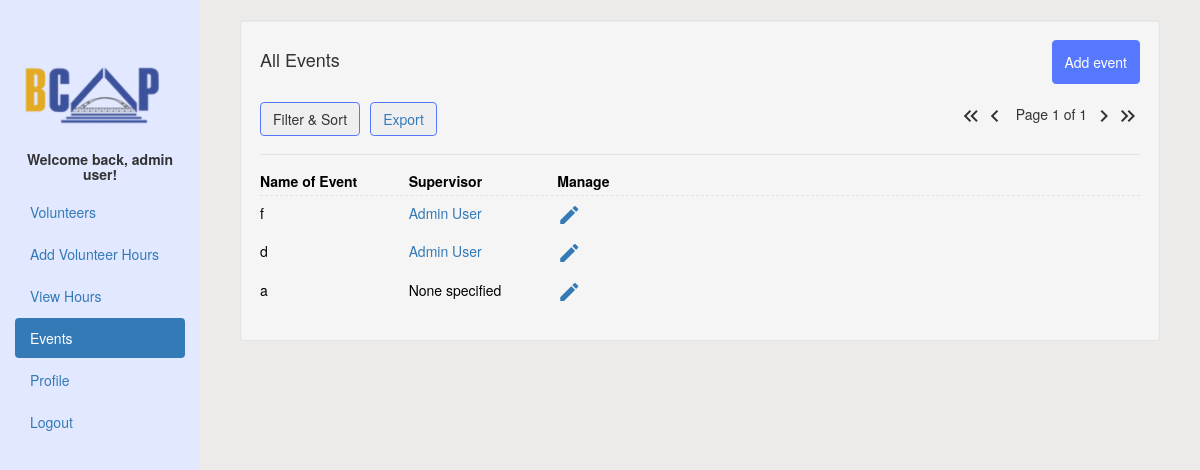
/events/ (signed in), run on the app's committed database.
### bcap373_app/models.py (models this page shows, shortened)
class EventModel(models.Model):
	name = models.CharField(max_length=256, blank=False)
	event_supervisor = models.ForeignKey(User, on_delete=models.SET_NULL, null=True, blank=True, limit_choices_to={'is_staff': True}, related_name='event_supervisor')

class Profile(models.Model):
	user = models.OneToOneField(User, on_delete=models.CASCADE)
	phone = models.CharField(max_length=20, blank=True,
		help_text="Please enter your phone number in the following format: (XXX) XXX-XXXX")
	birth_date = models.DateField(null=True, blank=True)
	waiver = models.CharField(null=True, max_length=300, help_text="If you have this user's waiver on file, please indicate this in this box (and give a link to where it can be found, e.g. on Google Drive)")
	def __str__(self):
		return "{} {}".format(self.user.first_name, self.user.last_name)

### bcap373_app/views.py (the view)
# urls.py: path('events/', views.events, name="events"),
@login_required
def events(request):
   if request.user.is_staff:
      records = EventModel.objects.all()
      myFilter = EventFilter(request.GET, queryset=records)
      records = myFilter.qs
      records = list(records)
      records.sort(key=lambda rec: rec.id, reverse=True)
      paginator = Paginator(records, settings.PAGINATOR_COUNT)
      page_number = request.GET.get('page')
      page_obj = paginator.get_page(page_number)
      return render(request, "events.html", {"page_obj" : page_obj, 'myFilter': myFilter})
   else:
      return render(request, "landing.html")

### bcap373_app/models.py (called while the page is built)
def get_user_name(self):
	uid = self.id
	profile = Profile.objects.get(id=uid)
	return str(profile).title()

### templates/events.html (shortened to what this page needs)
{% extends "base.html" %}
{% load static %}
{% load template_tags %}
{% block pageContent %}
<div class="col-sm custom-grid">
    <div class="well">
        <div class="top-header">
            <div>
                <h4 class="history-title">All Events</h4>
            </div>
            <div class="home-right">
                <a href='/new_event'>
                    <button class="btn btn-primary">Add event</button>
                </a>
            </div>
        </div>
        <div class="tools">
            <div class="left-menu">
                <div class="dropdown" style="margin-right:10px">
                    <button class="btn btn-secondary dropdown-toggle" type="button" id="dropdownMenu2"
                        data-toggle="dropdown" aria-haspopup="true" aria-expanded="false">
                        Filter & Sort
                    </button>
                </div>
                <div>
                    <a href="/export/{% if id != '' %}?id={{id}}{% endif%}"><button type="button" class="btn btn-outline-primary">Export</button></a>
                </div>
            </div>
            <div class="pagination">
                {% if page_obj.has_previous %}
                    <a href="{% relative_url 1 'page' request.GET.urlencode %}"><i class="material-icons md-48">keyboard_double_arrow_left</i></a>
                    <a href="{% relative_url page_obj.previous_page_number 'page' request.GET.urlencode %}"><i class="material-icons md-48">keyboard_arrow_left</i></a>
                {% else %}
                    <i class="material-icons md-48">keyboard_double_arrow_left</i>
                    <i class="material-icons md-48">keyboard_arrow_left</i>
                {% endif %}&nbsp;
                <p style="margin-right: 5px; margin-left: 5px;">Page {{ page_obj.number }} of {{ page_obj.paginator.num_pages }}</p>
                {% if page_obj.has_next %}
                    <a href="{% relative_url page_obj.next_page_number 'page' request.GET.urlencode %}"><i class="material-icons md-48">keyboard_arrow_right</i></a>
                    <a href="{% relative_url page_obj.paginator.num_pages 'page' request.GET.urlencode %}"><i class="material-icons md-48">keyboard_double_arrow_right</i></a>
                {% else %}
                    <i class="material-icons md-48">keyboard_arrow_right</i>
                    <i class="material-icons md-48">keyboard_double_arrow_right</i>
                {% endif %}
            </div>
        </div>
        <div>
            <ul class="data-frame">
                <li class="data-item frame-header">
                    <dl>
                        <dt class = "rowheader">Name of Event</dt>
                        <dd class = "rowheader">Supervisor</dd>
                        <dd class = "rowheader">Manage</dd>
                    </dl>
                </li>
                {% for r in page_obj %}
                    <li class="data-item">
                        <dl>
                            <dd class="event-name">{{ r.name }}</dd>
                            {% if r.event_supervisor %}
                                <dd class="supervisor"><a href="/view_user/?user={{r.event_supervisor.id}}">{{ r.event_supervisor }}</a></dd>
                            {% else %}
                                <dd class="supervisor">None specified</dd>
                            {% endif %}
                            <dd class="hours"><a href="/update-event/?id={{r.id}}"><i class="material-icons md-48">edit</i></a></dd>
                        </dl>
                    </li>
                {% endfor %}
            </ul>
        </div>
    </div>
</div>
</html>
{% endblock %}

### templates/base.html (shortened to what this page needs)
{% load static %}
<!DOCTYPE html>
<html lang="en">
{% block pageHeader %}
<head>
    <link rel="stylesheet" href="https://maxcdn.bootstrapcdn.com/bootstrap/3.4.1/css/bootstrap.min.css">
    <link rel="stylesheet" type="text/css" href="{% static 'bcap373_app/css/main.css' %}">
</head>
{% endblock pageHeader%}
<body>
    <div class="container-fluid">
      <div class="row content">
        <div class="col-sm-3 sidenav hidden-xs sidebar">
            <div class = "logo1">
              <img class=" nav-bar-image" src="{% static 'bcap373_app/img/bcap373_logo.png' %}">
            </div>
            <ul class="nav nav-pills nav-stacked">
                <li><h5 class="navbar-user">Welcome back, {{ user.get_full_name }}!</h5></li>
                {% if user.is_staff %}
                  <li {% if request.resolver_match.url_name == 'volunteers' %}class="active"{% endif %}><a href="/volunteers">Volunteers</a></li>
                {% endif %}
                <li {% if request.resolver_match.url_name == 'add_individual_hours' %}class="active"{% endif %}><a href="/add_individual_hours">Add Volunteer Hours</a></li>
                <li {% if request.resolver_match.url_name == 'history' %}class="active"{% endif %}><a href="/history">View Hours</a></li>
                {% if user.is_staff %}
                  <li {% if request.resolver_match.url_name == 'events' or request.resolver_match.url_name == 'update_event' %}class="active"{% endif %}><a href="/events">Events</a></li>
                {% endif %}
                <li ><a href="{% url 'profile' %}">Profile</a></li>
                <li><a href="{% url 'logout' %}">Logout</a></li>
            </ul><br>
        </div>
        <br>
        {% block pageContent %}{% endblock pageContent %}
</body>
</html>

### bcap373_app/static/bcap373_app/css/main.css (style rules this page uses)
* { box-sizing: border-box; }
body { background-color: #edeaea; }
.logo1 { margin-top:40px; }
.logo1 img, .nav-bar-image { width: 90%; height: 100%; }
.custom-grid { margin-left: 240px; margin-right: 40px; }
.rowheader { font-weight:bold !important; }
.frame-header { color:red; }
.top-header { display: flex; justify-content:space-between }
.navbar-user { text-align: center; font-weight: bold; }
.btn { border: 1px solid #5678FF }
.left-menu { display: flex; justify-content: space-around; }
.btn-primary { background-color: #5678FF; height: 44px; }
.home-right { display:flex; flex-direction:row; column-gap: 1em; }
.sidenav { background-color: #e2e8ff; height: 100%; width: 200px !important; position: fixed; }
.tools { display: flex; justify-content: space-between; align-items: center; border-bottom: 1px solid #e0e4e8; margin-bottom: 16px; }
.pagination { display: flex; padding-left: 0; list-style: none; border-radius: 0.25rem; justify-content: center; text-align: center; }
.data-frame { width: 100%; list-style-type: none; padding: 0; }
.data-item.frame-header { display: none; border-bottom: 1px dashed #e0e4e8; }
li.data-item { margin-bottom: 0.5em; border-bottom: 1px solid #0000001a; }
.data-item dl { display: flex; flex-direction:column; margin: 0; color: black; }
dl { color: #B1B1B1; }
.data-item .hours:before { content: "Hours: "; }
.data-item .supervisor:before { content: "Supervisor: "; }
.data-item .event-name:before { content: "Event name: "; }
.data-item .hours { text-align: left; }
.data-item dd { margin: 0; margin-bottom: 0.25em; }
dt { font-weight: normal !important; }
.data-item dt { margin-bottom: 0.25em; }
@media screen and (min-width: 766px) { .data-item.frame-header { display: block; } }
@media screen and (min-width: 766px) { .data-item .hours { text-align: left; } }
@media screen and (min-width: 766px) { .data-item dl { display: grid; grid-template-columns: 1fr 1fr 1fr 1fr 1fr 1fr; column-gap: 1vw; } }
@media screen and (min-width: 766px) { li.data-item { border-bottom: 0px; } }
@media screen and (min-width: 766px) { .data-item .phone:before, .data-item .email:before, .data-item .date:before, .data-item .activity:before, .data-item .supervisor:before, .data-item .event-name:before, .data-item .role:before, .data-item .hours:before { content: ""; } }

### data on the page
EventModel: name "f", event_supervisor "Admin User"
EventModel: name "d", event_supervisor "Admin User"
EventModel: name "a", shows "None specified"

### other printed values
{{ user.get_full_name }} "admin user"
{{ page_obj.number }} "1"
{{ page_obj.paginator.num_pages }} "1"
